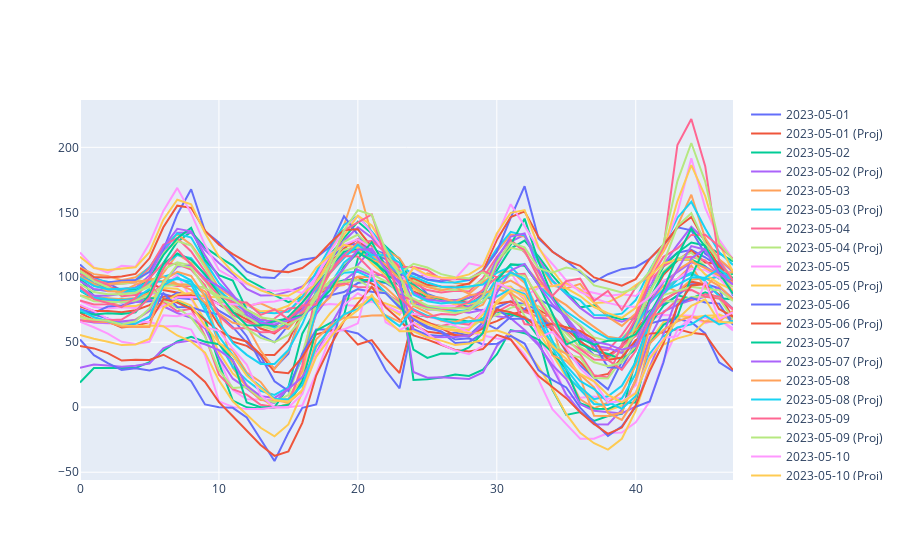

Notebook source saved alongside this figure:
### Code cell
traces = []
template_trace = {"x": np.arange(merged_curves.shape[-1]).tolist()}
for i in range(N):
    y = merged_curves[i].tolist()
    y_hat = projected_curves[i].tolist()
    y_hat2 = restored_curves[i].tolist()
    trace = {**template_trace, "y": y, "name": price_dates[i]}
    traces.append(trace)
    trace = {**template_trace, "y": y_hat, "name": f"{price_dates[i]} (Proj)"}
    traces.append(trace)    
#     trace = {**template_trace, "y": y_hat2, "name": f"{price_dates[i]} (Restored)"}
#     traces.append(trace)    
go.Figure(data=traces)
